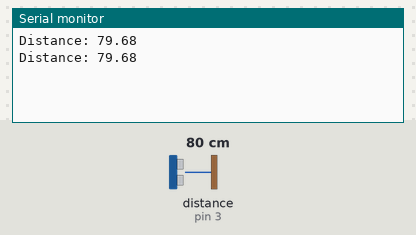
The sketch below on a simulated Arduino Uno, built with avr-gcc and run on an emulated ATmega328P. On the bench: the last lines printed to the serial monitor. Wiring (inferred from the names in the program): ultrasonic range finder: trigger pin 4; echo pin 3. Inputs (shaded band) come from the test bench; at power-on: distance to the obstacle (sensor on pin 3) 80 cm. The echo pulse lasts 58.3 µs per cm.

Above: at 1.8 s.
1.9 s: distance to the obstacle (sensor on pin 3) set to 2 cm
At 2.8 s:
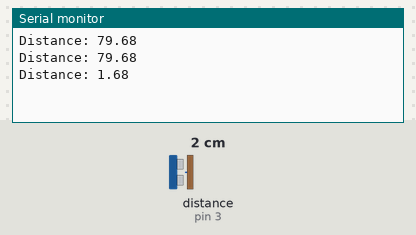
3.4 s: distance to the obstacle (sensor on pin 3) set to 4 cm
At 4.4 s:
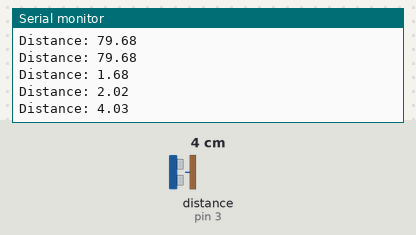
Timing chart, 0 to 6.4 s (numbered marks = the images above; inputs shaded):
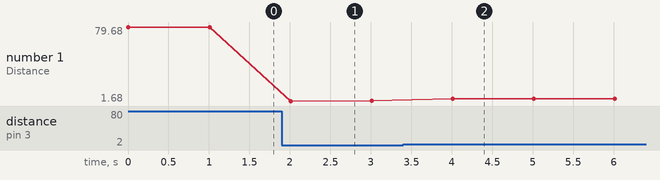

Measured:
- after the input at 1.9 s, the serial monitor: prints a new line after 0.11 s (image 1)
- after the input at 3.4 s, the serial monitor: prints a new line after 0.61 s (image 2)
- plotted number 1: 79.68 → 2.02 after the input at 1.9 s, 2.02 → 4.03 after the input at 3.4 s

The sketch:

TestSensor.ino
```cpp
const unsigned int echo = 3;
const unsigned int trigr = 4;

double timing;
double distance;
double speedofsound = (0.0343/2);

void setup() {
  pinMode(echo, INPUT);
  pinMode(trigr, OUTPUT);

  Serial.begin(9600);
}

void PrintDistance() {
  digitalWrite(trigr, LOW);
  delayMicroseconds(1);
  digitalWrite(trigr, HIGH);
  delayMicroseconds(10);
  digitalWrite(trigr, LOW);

  timing = pulseIn(echo, HIGH);
  distance = speedofsound*timing;
  Serial.print("Distance: ");
  Serial.println(distance);
  Serial.println("");
  delay(1000);
}

void loop() {
  PrintDistance();

}
```
